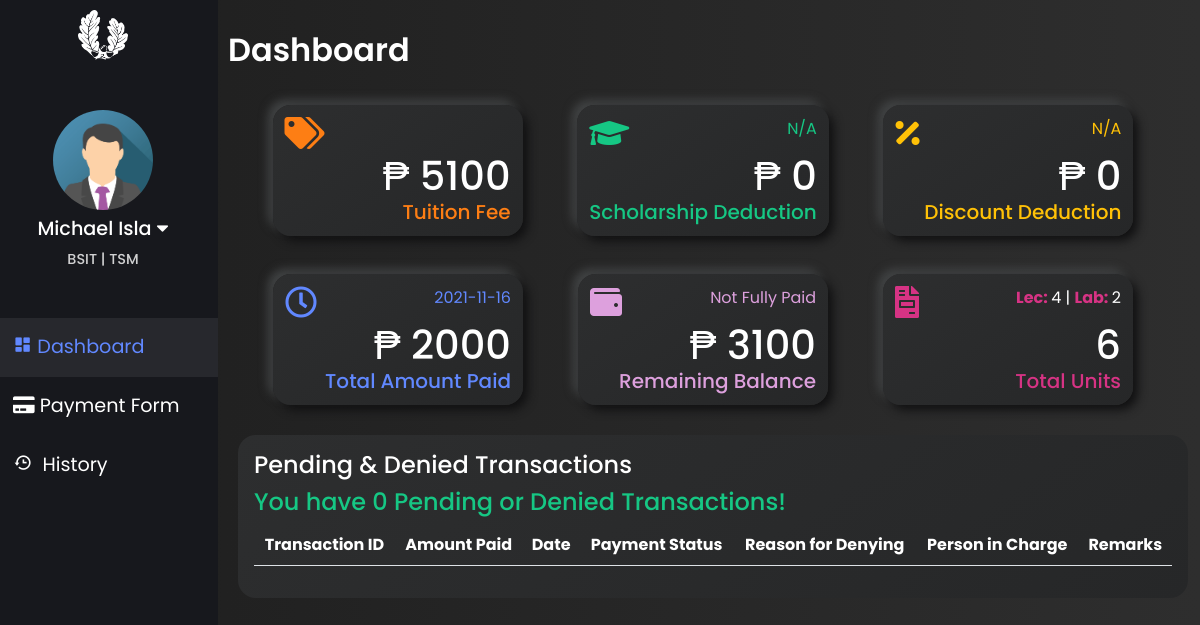
The app's page /html/student_access.php (signed in) with its own data.
### tables this page shows
CREATE TABLE `tbl_student_school_details` (
  `stud_id` int(11) NOT NULL,
  `LRN` varchar(100) NOT NULL,
  `stud_type` varchar(100) NOT NULL,
  `csi_academic_year` varchar(100) NOT NULL,
  `csi_semester` varchar(100) NOT NULL,
  `csi_program` varchar(255) NOT NULL,
  `csi_major` longtext NOT NULL,
  `csi_year_level` varchar(100) NOT NULL
);

CREATE TABLE `tbl_student_fees` (
  `program_id` int(11) NOT NULL,
  `stud_id` int(11) NOT NULL,
  `fullname` varchar(100) NOT NULL,
  `csi_year_level` varchar(100) NOT NULL,
  `scholar_desc` varchar(100) NOT NULL,
  `scholar_type` varchar(255) NOT NULL,
  `discount_type` varchar(100) NOT NULL,
  `tuition_fee` int(100) NOT NULL,
  `lab_units` int(11) NOT NULL,
  `lec_units` int(11) NOT NULL,
  `assessed_fee` int(11) NOT NULL,
  `total_amount_paid` int(11) NOT NULL,
  `balance` int(11) NOT NULL,
  `remarks` varchar(100) NOT NULL
);

### html/student_access.php (the view, shortened to what this page needs)
<?php
        if(!isset($_SESSION['stud_id']) && $_SESSION['role'] != 'Student'){
            header('Location: login.php');
        }else{
            include_once '../connection/Config.php';
            $sqlStud ="SELECT det.*,fees.*
                        FROM tbl_student_school_details AS det
                        INNER JOIN tbl_student_fees AS fees ON det.stud_id = fees.stud_id
                        WHERE det.stud_id = ?";
            $stmtStud = $con->prepare($sqlStud);
            $stmtStud->bind_param('s', $_SESSION['stud_id']);
            $stmtStud->execute();
            $resStud = $stmtStud->get_result();
            $rowStud = $resStud->fetch_assoc();
            $sqlLatestPaidDate ="SELECT  amount, transaction_date
                                FROM tbl_payments WHERE stud_id = ?
                                ORDER BY transaction_date DESC LIMIT 1";
            $stmtLatestPaidDate = $con->prepare($sqlLatestPaidDate);
            $stmtLatestPaidDate->bind_param('s', $_SESSION['stud_id']);
            $stmtLatestPaidDate->execute();
            $resLatestPaidDate = $stmtLatestPaidDate->get_result();
            $rowLatestPaidDate = $resLatestPaidDate->fetch_assoc();
            if($resLatestPaidDate->num_rows > 0){
                $date = $rowLatestPaidDate['transaction_date'];
            }else{
                $amount = 'N/A';
                $date = 'N/A';
            }
        }
        $slq = "SELECT * FROM `tbl_student_fees` WHERE stud_id = ?";
        $stmt = $con->prepare( $slq );
        $stmt->bind_param( 's', $_SESSION['stud_id']);
        $stmt->execute();
        $res = $stmt->get_result();
        $row = $res->fetch_assoc();
        $scholar_type = $row['scholar_type'];
        $discount_type = $row['discount_type'];
      if( $scholar_type == 'N/A' ){
        $scholar = 0;
      }else if( $scholar_type == 'Partial Scholar' ){
        $scholar = $row['tuition_fee'] / 2;
      }else if ( $scholar_type == 'Full Scholar' ){
        $scholar = $row['tuition_fee'];
      }
      if($discount_type == 'N/A'){
        $discount = 0;
      }
?>
    <!DOCTYPE html>
    <html lang="en">
    <head>
          <link rel="stylesheet" href="https://cdn.jsdelivr.net/npm/bootstrap@5.1.3/dist/css/bootstrap.min.css">
        <link rel="stylesheet" type="text/css" href="https://cdn.datatables.net/v/bs5/jq-3.6.0/dt-1.11.3/af-2.3.7/b-2.0.1/r-2.2.9/sp-1.4.0/sl-1.3.3/datatables.min.css"/>
        <link rel="stylesheet" href="https://pro.fontawesome.com/releases/v5.10.0/css/all.css"/>
        <link rel="stylesheet" href="https://cdnjs.cloudflare.com/ajax/libs/font-awesome/5.14.0/css/all.min.css" />
        <link href='https://unpkg.com/boxicons@2.0.9/css/boxicons.min.css' rel='stylesheet'>
        <link rel="stylesheet" type="text/css" href="../css/student_access.css?<?php echo time(); ?>" />
    </head>
    <body>
    <div class="row">
        <div class="col left-tab">
        <img src="../images/logo.png" class="logoLeftTab" alt="">
            <div class="upper-left-tab">
                <img src="..\images\registrar_img\sample_registrar_pic.png" alt="">
                <p class="reg__name" style="font-size: 1.2rem;"><?= $_SESSION['fullname'];?> <i class="fas fa-caret-down" onclick="profile_link_show()"></i></p>
            <p class="reg__name"> <?=$rowStud['csi_program'];?> | <?=$rowStud['csi_major'];?></p>
        </div>
        <div class="nav flex-column nav-pills pl-2 mt-5 align-middle" id="v-pills-tab" role="tablist" aria-orientation="vertical">
            <a class="nav-link active main__" id="v-pills-dashboard-tab" data-toggle="pill" href="#v-pills-dashboard" role="tab" aria-controls="v-pills-dashboard" aria-selected="true"><i class='bx bxs-dashboard'></i>&nbsp;Dashboard</a>
            <a class="nav-link main__" id="v-pills-payment-application-tab" data-toggle="pill" href="#v-pills-payment-application" role="tab" aria-controls="v-pills-payment-application" aria-selected="false"><i class="fas fa-credit-card"></i>&nbsp;Payment Form</a>
            <a class="nav-link main__" id="v-pills-transaction-history-tab" data-toggle="pill" href="#v-pills-transaction-history" role="tab" aria-controls="v-pills-transaction-history" aria-selected="false"><i class='bx bx-history'></i>&nbsp; History</a>
        </div>
        </div>
    <div class="col-md right-tab">
            <div class="tab-content" id="v-pills-tabContent">
                <div class="tab-pane fade show active" id="v-pills-dashboard" role="tabpanel" aria-labelledby="v-pills-dashboard">
                <p class="title_tab_universal my-3">Dashboard</p>
                    <div class="dashBoardBoxContainer mb-2">
                    <div class="dashBoardBox tuition">
                            <i class="fas fa-tags"></i>
                            <h1>₱ <?=$rowStud['tuition_fee'];?></h1>
                            <h3>Tuition Fee</h3>
                        </div>
                        <div class="dashBoardBox scholarship">
                                <i class="fas fa-graduation-cap"></i>
                                <span><?=$rowStud['scholar_desc'];?></span>
                                <h1>₱ <?php echo $scholar; ?></h1>
                                <h3>Scholarship Deduction</h3>
                            </div>
                            <div class="dashBoardBox discount">
                                <i class="fas fa-percentage"></i>
                                <span><?=$rowStud['discount_type'];?></span>
                                <h1>₱ <?php echo $discount; ?></h1>
                                <h3>Discount Deduction</h3>
                            </div>
                    </div>
                    <div class="dashBoardBoxContainer">
                    <div class="dashBoardBox lastPaid">
                            <i class="far fa-clock"></i>
                            <span><?= $date?></span>
                            <h1>₱ <?=$rowStud['total_amount_paid'];?></h1>
                            <h3>Total Amount Paid</h3>
                        </div>
                        <div class="dashBoardBox remainingBal">
                            <i class="fas fa-wallet"></i>
                            <span><?=$rowStud['remarks'];?></span>
                            <h1>₱ <?=$rowStud['balance'];?></h1>
                            <h3>Remaining Balance</h3>
                        </div>
                            <div class="dashBoardBox email">
                            <i class="fas fa-file-invoice"></i>
                                <span style="color: var(--white)"><strong style="font-size: 1rem; color: var(--pink)">Lec: </strong><?=$rowStud['lab_units'];?> | <strong style="font-size: 1rem; color: var(--pink)">Lab: </strong><?=$rowStud['lec_units'];?></span>
                                <h1><?=$rowStud['lab_units'] +  $rowStud['lec_units'];?></h1>
                                <h3>Total Units</h3>
                            </div>
                    </div>
                        <div class="pendingTransactionTbl p-3">
                        <h4 id="pendingnDenied">Pending & Denied Transactions</h4>
                        <h4 id="noTransaction" style="color: var(--greenPrimary)">You have 0 Pending or Denied Transactions!</h4>
                        <table id="pendingTbl" class="table" style="color: var(--white);">
                        <thead class="text-center">
                            <tr>
                                    <th scope="col">Transaction ID</th>
                                    <th scope="col">Amount Paid</th>
                                    <th scope="col">Date</th>
                                    <th scope="col">Payment Status</th>
                                    <th scope="col">Reason for Denying</th>
                                    <th scope="col">Person in Charge</th>
                                    <th scope="col">Remarks</th>
                            </tr>
                        </thead>
                            </table>
                            </div>
                </div>
            </div>
        </div>
    </div>
    </body>
    </html>

### css/student_access.css (style rules this page uses)
:root { font-size: 16px; --font-school-name: 'Zilla Slab', serif; --font-tagline: 'Overpass', sans-serif; --primary: #3861fb; --secondary: #6188ff; --greenPrimary: #16c784; --greenSecondary: #56c59a; --purple: #DDA0DD; --orange: #fd7e14; --yellow: #ffc107; --pink: #d63384; --white: #ffffff; --leftTabBg: #17181d; --secondDarkBg: #222531; --thirdDarkBg: #394158; --activeColorBg: rgb(56, 56, 63, 0.5); }
html, body { background: linear-gradient(to right, #1e1e1e, #2e2e2e); color: var(--white); }
* { font-family: 'Poppins', sans-serif; margin: 0; padding: 0; box-sizing: border-box; }
.left-tab { padding: 0; top: 0; bottom: 0; overflow-y: auto; max-width: 230px; position: fixed; background-color: var(--leftTabBg); color: var(--white); z-index: 999; height: 100%; }
.logoLeftTab { width: 50px; height: 50px; display: block; margin: 10px auto; }
.upper-left-tab { position: relative; }
.upper-left-tab > * { transition: 300ms ease; }
.upper-left-tab img { width: 100px; height: 100px; border-radius: 50%; display: block; margin: 50px auto 5px; }
.reg__name { text-align: center; margin: 0; font-weight: 500; margin-bottom: 3px; }
.reg__name:last-child { font-size: .9rem; opacity: .8; }
.reg__name i { cursor: pointer; }
.nav-link.main__ { color: var(--white-color); font-size: 1.2rem; padding: 15px 25px; width: 100%; text-align: left; transition: 250ms; border-radius: 0; }
.nav-link.main__.active { background: var(--activeColorBg); color: var(--secondary); border-radius: 0; }
.row { width: 100%; }
.title_tab_universal { font-size: 2rem; font-weight: 600; color: white; }
.right-tab { margin-left: 230px; padding: 10px; }
.dashBoardBoxContainer { display: flex; width: 100%; flex-wrap: wrap; justify-content: space-evenly; }
.dashBoardBox { min-width: 250px; border-radius: 18px; background: linear-gradient(145deg, #2d2e2f, #262728); box-shadow: 5px 5px 10px #111112, -5px -5px 10px #434546; backdrop-filter: blur(1.8px); -webkit-backdrop-filter: blur(1.8px); padding: 12px; position: relative; margin: 15px 10px; }
.pendingTransactionTbl { width: 100%; border-radius: 18px; background: linear-gradient(145deg, #2d2e2f, #262728); padding: 12px; position: relative; position: relative; margin: 15px 10px; }
.dashBoardBox h3 { font-size: 20px; margin: 0; padding: 0; text-align: right; }
.dashBoardBox i { font-size: 2rem; }
.dashBoardBox h1 { margin: 0; padding: 0; color: var(--white); text-align: right; }
.dashBoardBox span { font-size: 16px; float: right; }
.lastPaid { color: var(--secondary); }
.remainingBal { color: var(--purple); }
.tuition { color: var(--orange); }
.scholarship { color: var(--greenPrimary); }
.discount { color: var(--yellow); }
.email { color: var(--pink); }

### records on screen
tbl_student_school_details: csi_program "BSIT", csi_major "TSM", tbl_student_fees.tuition_fee "5100", tbl_student_fees.scholar_desc "N/A", tbl_student_fees.discount_type "N/A", tbl_student_fees.total_amount_paid "2000", tbl_student_fees.remarks "Not Fully Paid", tbl_student_fees.balance "3100", tbl_student_fees.lab_units "4", tbl_student_fees.lec_units "2", tbl_student_fees.lab_units+lec_units "6"
tbl_student_fees: scholar_type "0", discount_type "0"

### other values on screen
$_SESSION['fullname'] "Michael Isla"
$date "2021-11-16"
